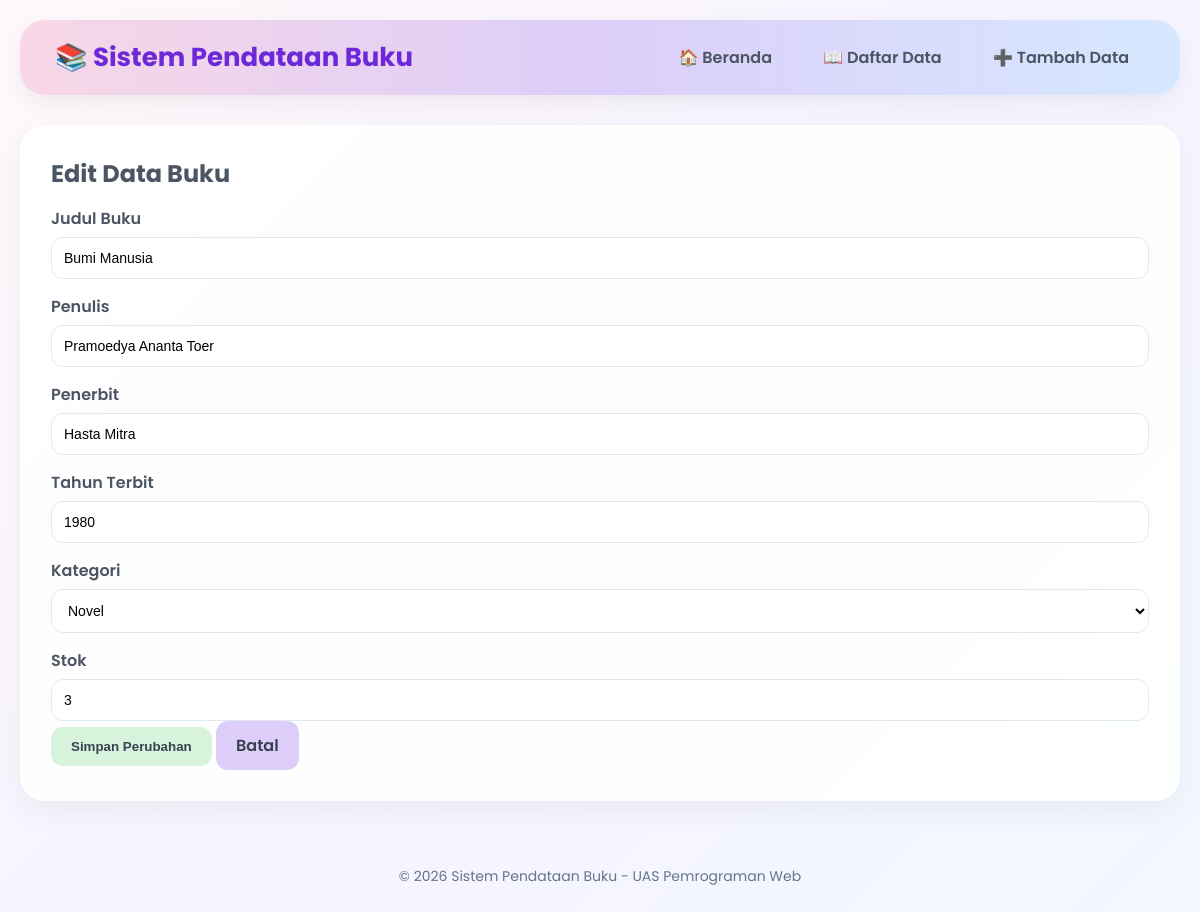
/edit.php?id=2 (signed in), run on the app's committed database.
### tables this page shows
CREATE TABLE `buku` (
  `id` int(11) NOT NULL AUTO_INCREMENT,
  `judul` varchar(150) NOT NULL,
  `penulis` varchar(100) NOT NULL,
  `penerbit` varchar(100) NOT NULL,
  `tahun_terbit` year(4) NOT NULL,
  `kategori` varchar(50) NOT NULL,
  `stok` int(11) NOT NULL DEFAULT 0,
  PRIMARY KEY (`id`)
);

### edit.php (the view, shortened to what this page needs)
<?php
require "koneksi.php";
$id = (int) $_GET['id'];
$sql = "SELECT * FROM buku WHERE id = ?";
$stmt = mysqli_prepare($koneksi, $sql);
mysqli_stmt_bind_param($stmt, "i", $id);
mysqli_stmt_execute($stmt);
$hasil = mysqli_stmt_get_result($stmt);
$buku = mysqli_fetch_assoc($hasil);
$daftar_kategori = [
    "Novel",
    "Pemrograman",
    "Pengembangan Diri",
    "Sains",
    "Sejarah",
    "Lainnya"
];
?>
<!DOCTYPE html>
<html lang="id">
<head>
<link rel="stylesheet" href="style.css">
</head>
<body>
<div class="navbar">
    <h1>📚 Sistem Pendataan Buku</h1>
    <nav>
        <a href="index.php">🏠 Beranda</a>
        <a href="daftar.php">📖 Daftar Data</a>
        <a href="tambah.php">➕ Tambah Data</a>
    </nav>
</div>
<div class="container">
<div class="card">
    <h2>Edit Data Buku</h2>
    <form method="POST" action="edit.php?id=<?= $buku['id']; ?>">
        <label>Judul Buku</label>
        <input
            type="text"
            name="judul"
            value="<?= htmlspecialchars($buku['judul']); ?>"
            required
        >
        <label>Penulis</label>
        <input
            type="text"
            name="penulis"
            value="<?= htmlspecialchars($buku['penulis']); ?>"
            required
        >
        <label>Penerbit</label>
        <input
            type="text"
            name="penerbit"
            value="<?= htmlspecialchars($buku['penerbit']); ?>"
            required
        >
        <label>Tahun Terbit</label>
        <input
            type="number"
            name="tahun_terbit"
            min="1900"
            max="<?= date('Y'); ?>"
            value="<?= $buku['tahun_terbit']; ?>"
            required
        >
        <label>Kategori</label>
        <select name="kategori" required>
            <?php foreach ($daftar_kategori as $kat) : ?>
                <option
                    value="<?= $kat; ?>"
                    <?= ($kat == $buku['kategori']) ? "selected" : ""; ?>
                >
                    <?= $kat; ?>
                </option>
            <?php endforeach; ?>
        </select>
        <label>Stok</label>
        <input
            type="number"
            name="stok"
            min="0"
            value="<?= $buku['stok']; ?>"
            required
        >
        <button type="submit" class="btn btn-success">
            Simpan Perubahan
        </button>
        <a href="daftar.php" class="btn btn-secondary">
            Batal
        </a>
    </form>
</div>
</div>
<footer>
    &copy; <?= date("Y"); ?> Sistem Pendataan Buku - UAS Pemrograman Web
</footer>
</body>
</html>

### style.css (style rules this page uses)
:root { --pink:#F8D7E6; --lavender:#DCCEF9; --blue:#D6E8FF; --mint:#D8F3DC; --cream:#FFF4D6; --white:#FFFFFF; --text:#4B5563; --dark:#374151; }
* { margin:0; padding:0; box-sizing:border-box; }
body { font-family:'Poppins',sans-serif; background:linear-gradient( 135deg, #FFF8FB, #F7F4FF, #F2F8FF ); color:var(--text); min-height:100vh; }
.navbar { background:linear-gradient( 90deg, #F8D7E6, #DCCEF9, #D6E8FF ); display:flex; justify-content:space-between; align-items:center; padding:18px 35px; margin:20px; border-radius:25px; box-shadow:0 8px 25px rgba(0,0,0,.06); }
.navbar h1 { color:#6D28D9; font-size:26px; font-weight:700; }
.navbar nav a { text-decoration:none; color:var(--text); margin-left:15px; padding:10px 16px; border-radius:12px; font-weight:600; transition:.3s; }
.container { max-width:1200px; margin:30px auto; padding:0 20px; }
.card { background:rgba(255,255,255,.9); border-radius:25px; padding:30px; border:1px solid rgba(255,255,255,.8); box-shadow: 0 10px 30px rgba(0,0,0,.05); transition:.3s; }
form label { display:block; margin-top:15px; margin-bottom:6px; font-weight:600; }
form input, form select { width:100%; padding:12px; border:1px solid #E2E8F0; border-radius:12px; font-size:14px; background:white; transition:.3s; }
.btn { display:inline-block; padding:12px 20px; border:none; border-radius:12px; text-decoration:none; cursor:pointer; font-weight:600; transition:.3s; }
.btn-success { background:var(--mint); color:var(--dark); }
.btn-secondary { background:var(--lavender); color:var(--dark); }
footer { text-align:center; padding:25px; margin-top:40px; color:#64748B; font-size:14px; }

### data on the page
buku: judul "Bumi Manusia", penulis "Pramoedya Ananta Toer", penerbit "Hasta Mitra", tahun_terbit "1980", kategori "Novel", stok "3"
